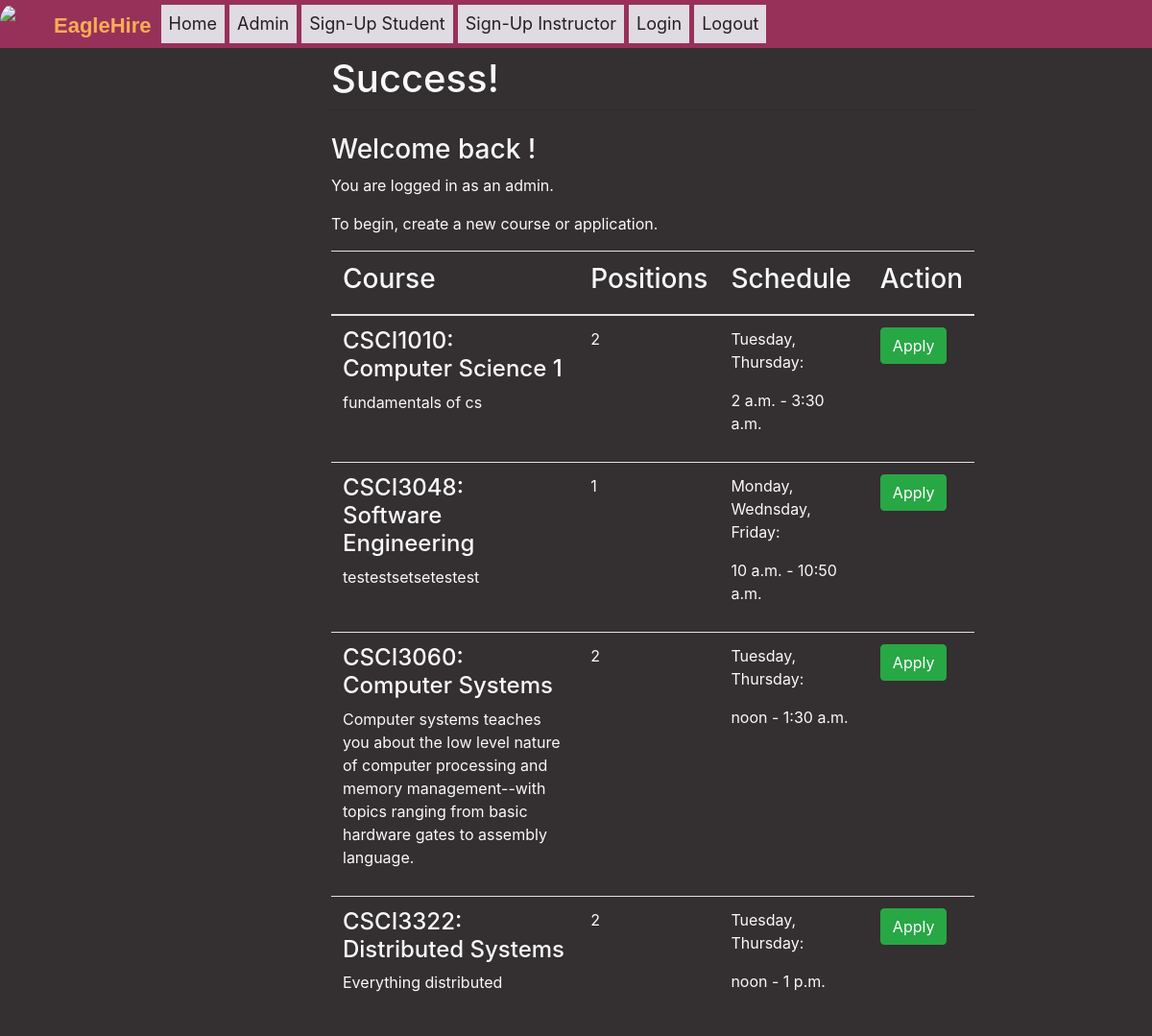
/home/, run on the app's committed database.
### main/models.py (models this page shows, shortened)
class Course(models.Model):
    user = models.ForeignKey(settings.AUTH_USER_MODEL, on_delete=models.CASCADE, primary_key=False)
    applications = models.ManyToManyField(Application, default='', blank=True)
    department = models.CharField(max_length=4)
    name = models.CharField(max_length=30)
    number = models.CharField(max_length=30)
    section = models.CharField(max_length=30)
    course_code= models.CharField(max_length=60, default='TEST0000.0: default_code')
    DAYS = (('M', 'Monday'),
            ('T', 'Tuesday',),
            ('W', 'Wednsday'),
            ('TH', 'Thursday'),
            ('F', 'Friday'))
    CHOICE = (('yes', 'Yes'),
                 ('no', 'No'))
    HOURS = (('1', '1'),
             ('2', '2'),
             ('3', '3'),
             ('4', '4'),
             ('5', '5'))
    days = MultiSelectField(choices=DAYS)
    start_time = models.TimeField()
    end_time = models.TimeField()
    disc_flag = models.CharField(max_length=3, choices= CHOICE, default='no')
    disc_section = models.CharField(max_length=30, blank=True)
    office_hours = models.CharField(max_length=1, choices=HOURS, default='2')
    graded_hw = models.CharField(max_length=3, choices= CHOICE, default='no')
    positions = models.CharField(max_length=1, choices=HOURS, default='2')
    desc = models.CharField(max_length=200)

### main/views.py (the view)
# urls.py: path("home/", views.summary.as_view(), name="summary"),
class summary(ListView):
    model = Course
    context_object_name = 'course_list'
    def get_context_data(self, **kwargs):
        context = super().get_context_data(**kwargs)
        seperator = "-"
        time = str(Course.start_time) + " - " + str(Course.end_time)
        context['schedule'] = Course.days
        return context

### main/templates/main/course_list.html (shortened to what this page needs)
{% extends 'main/base.html' %}
{%block nav%}
    <div class="nav-links">
        <ul>
      <li><a href="/home">Home</a></li>
      <li><a href="/admin">Admin</a></li>
      <li><a href='accounts/signup/student'>Sign-Up Student</a></li>
      <li><a href='accounts/signup/instructor'>Sign-Up Instructor</a></li>
      <li><a href="/login">Login</a></li>
      <li><a href="/logout">Logout</a></li>
    </ul>
    </div>
{%endblock%}
{%block content%}
<h3>Welcome back {{user.first_name}}!</h3>
{% if user.is_authenticated and user.is_instructor %}
    <p>You are logged in as an instructor.</p>
    <p> To begin, create a new course. </p>
    <h1>Course List</h1>
    <table class="table">
        <thead>
          <tr>
            <th scope="col">Course Title</th>
            <th scope="col">Description</th>
            <th scope="col">Meeting Time</th>
            <th scope="col">Action</th>
          </tr>
        </thead>
        <tbody>
        {% if course_list %}
            <tr>
            {% for course in course_list%}
                <th scope="row">{{course.name}}</th>
                <td>{{course.Description}}</td>
                <td>{{course.Time}}</td>
                <td>WIP</td>
            </tr>
            {% endfor %}
        </tbody>
        {% else %}
        <p>There are no books in the library.</p>
        {% endif %}
      </table>
{% elif user.is_authenticated and user.is_student %}
    <p>You are logged in as a student.</p>
    <p> To begin, create a new application. </p>
{%else%}
    <p>You are logged in as an admin.</p>
    <p> To begin, create a new course or application. </p>
    <table class="table">
      <thead>
        <tr>
          <th scope="col"><h3>Course</h3></th>
          <th scope="col"><h3>Positions</h3></th>
          <th scope="col"><h3>Schedule</h3></th>
          <th scope="col"><h3>Action</h3></th>
        </tr>
      </thead>
      <tbody>
    {% if course_list %}
            <tr>
            {% for course in course_list%}
                <td><h4>{{course.course_code}}</h4>
                  <p>{{course.desc}}</p>
                </td>
                <td>{{course.positions}}</td>
                <td>
                  <p>{{course.days}}:</p>
                  <p>{{course.start_time}} - {{course.end_time}}</p>
                </td>
                <td><a href="/apply/{{course.id}}" class="btn btn-success">Apply</a></td>
            </tr>
            {% endfor %}
        </tbody>
    {% else %}
      <p>There are no books in the library.</p>
    {% endif %}
      </table>
{% endif %}
{%endblock%}

### main/templates/main/base.html (shortened to what this page needs)
<!DOCTYPE html>
{% load static %}
<html lang="en">
<head>
    <link rel="stylesheet" href="https://cdn.jsdelivr.net/npm/bootstrap@4.0.0/dist/css/bootstrap.min.css">
    <link rel="stylesheet" href="{% static 'styles.css'%}" />
</head>
<body>
    <div class="nav">
        <div class="logo-image">
            <img src="https://cdn.freebiesupply.com/logos/large/2x/boston-college-5-logo-png-transparent.png" class="img-fluid">
        </div>
        <div class="nav-header">
            <div class="nav-title">EagleHire</div>
        </div>
        {% block nav %}
        {% endblock %}
      </div>
    <div id="content", name="content", class="main">
        <div class="row justify-content-center">
            <div class="col-8 text-light">
                <h1 class="mt-2">Success!</h1>
                <hr class="mt-0 mb-4">
                {%block content%}
                {%endblock%}
            </div>
        </div>
    </div>
</body>
</html>

### main/static/styles.css (style rules this page uses)
body { background-color: #342f30; -webkit-background-size: cover; -moz-background-size: cover; -o-background-size: cover; background-size: cover; }
.logo-image { width: 46px; height: 46px; border-radius: 50%; overflow: hidden; margin-top: 0px; }
.nav { height: 50px; width: 100%; background-color:#983159; position: relative; }
.nav > .nav-header { display: inline; }
.nav > .nav-header > .nav-title { display: inline-block; font-size: 22px; color: #faac56; font-weight: 550; font-family: Arial, Helvetica, sans-serif; padding: 10px 10px 10px 10px; text-decoration: none; }
.nav > .nav-links { display: inline; float: right; font-size: 18px; }
.nav > .nav-links > ul li a { display: block; padding: 0 8px; color: #231f20; line-height: 40px; font-size: 18px; text-decoration: none; }
.nav > .nav-links > ul { padding: 0; margin-top: 5px; list-style: none; position: relative; }
.nav > .nav-links > ul li { display: inline-block; background-color: #e0dae1; }
.main { margin-left: 160px; padding: 0px 10px; }

### data on the page
Course: course_code "CSCI1010: Computer Science 1", desc "fundamentals of cs", positions "2", days "Tuesday, Thursday", start_time "2 a.m.", end_time "3:30 a.m."
Course: course_code "CSCI3048: Software Engineering", desc "testestsetsetestest", positions "1", days "Monday, Wednsday, Friday", start_time "10 a.m.", end_time "10:50 a.m."
Course: course_code "CSCI3060: Computer Systems", desc "Computer systems teaches you about the low level nature of computer processing and memory management--with topics ranging from basic hardware gates to assembly language.", positions "2", days "Tuesday, Thursday", start_time "noon", end_time "1:30 a.m."
Course: course_code "CSCI3322: Distributed Systems", desc "Everything distributed", positions "2", days "Tuesday, Thursday", start_time "noon", end_time "1 p.m."
